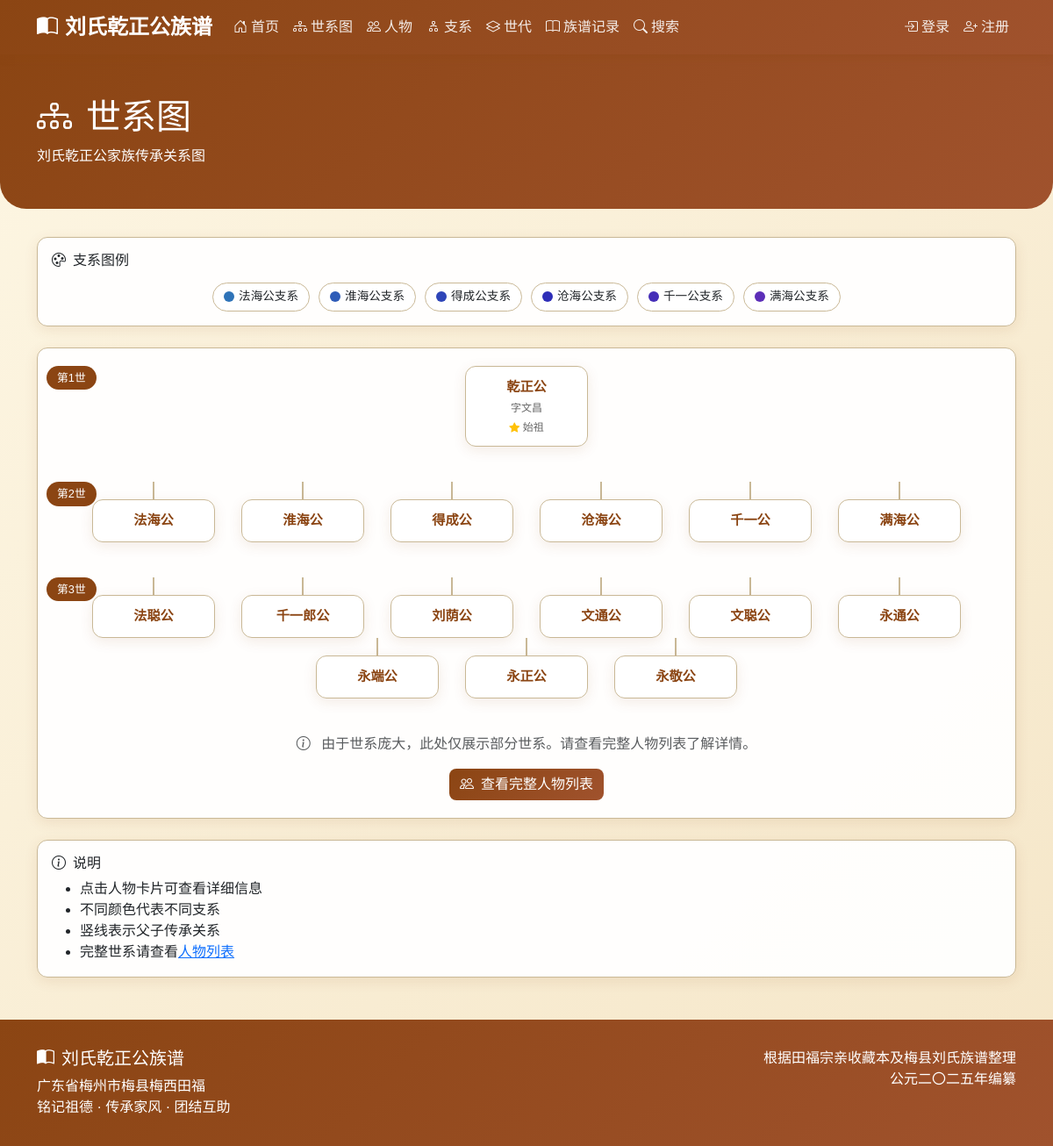
Page /tree/ on the committed database.
### django_backup/genealogy/models.py (models this page shows, shortened)
class Branch(models.Model):
    name = models.CharField(max_length=100, verbose_name='支系名称')
    founder = models.ForeignKey(
        'Person',
        on_delete=models.SET_NULL,
        null=True,
        blank=True,
        related_name='founded_branch',
        verbose_name='开基祖'
    )
    description = models.TextField(blank=True, verbose_name='描述')
    location = models.CharField(max_length=200, blank=True, verbose_name='分布地区')
    class Meta:
        verbose_name = '支系'
        verbose_name_plural = '支系'

class Person(models.Model):
    GENDER_CHOICES = [
        ('M', '男'),
        ('F', '女'),
    ]
    name = models.CharField(max_length=100, verbose_name='姓名')
    courtesy_name = models.CharField(max_length=100, blank=True, verbose_name='字')
    art_name = models.CharField(max_length=100, blank=True, verbose_name='号')
    alias = models.CharField(max_length=100, blank=True, verbose_name='别名')
    generation_char = models.CharField(max_length=10, blank=True, verbose_name='辈份字')
    gender = models.CharField(max_length=1, choices=GENDER_CHOICES, default='M', verbose_name='性别', help_text='性别变动后需要先保存，然后重新加载页面以更新配偶关系选项')
    is_outsider = models.BooleanField(default=False, verbose_name='是否为外族配偶', help_text='外族配偶状态变动后，世代选项会自动更新；若需更新配偶关系选项，请保存并重新加载页面')
    generation = models.ForeignKey(
        Generation,
        on_delete=models.CASCADE,
        related_name='persons',
        verbose_name='世代',
        null=True,
        blank=True
    )
    father = models.ForeignKey(
        'self',
        on_delete=models.SET_NULL,
        null=True,
        blank=True,
        related_name='children_as_father',
        verbose_name='父亲',
        limit_choices_to={'gender': 'M'}
    )
    mother = models.ForeignKey(
        'self',
        on_delete=models.SET_NULL,
        null=True,
        blank=True,
        related_name='children_as_mother',
        verbose_name='母亲',
        limit_choices_to={'gender': 'F'}
    )
    spouses = models.ManyToManyField(
        'self',
        through='SpouseRelation',
        through_fields=('husband', 'wife'),
        symmetrical=False,
        related_name='partners',
        blank=True,
        verbose_name='配偶'
    )
    branch = models.ForeignKey(
        Branch,
        on_delete=models.SET_NULL,
        null=True,
        blank=True,
        related_name='members',
        verbose_name='所属支系'
    )
    birth_year = models.IntegerField(null=True, blank=True, verbose_name='出生年份')
    death_year = models.IntegerField(null=True, blank=True, verbose_name='逝世年份')
    birth_place = models.CharField(max_length=200, blank=True, verbose_name='出生地')
    burial_place = models.CharField(max_length=300, blank=True, verbose_name='葬地')
    burial_fengshui = models.CharField(max_length=200, blank=True, verbose_name='墓形/风水')
    burial_direction = models.CharField(max_length=100, blank=True, verbose_name='坐向')
    biography = models.TextField(blank=True, verbose_name='生平简介')
    achievements = models.TextField(blank=True, verbose_name='主要事迹')
    descendants_location = models.TextField(blank=True, verbose_name='后裔分布')
    notes = models.TextField(blank=True, verbose_name='备注')
    order = models.IntegerField(default=0, verbose_name='排序')
    avatar = models.ImageField(
        upload_to='avatars/',
        blank=True,
        null=True,
        verbose_name='头像',
        validators=[validate_image_extension, validate_file_size]
    )
    related_user = models.OneToOneField(
        User,
        on_delete=models.SET_NULL,
        null=True,
        blank=True,
        related_name='related_person',
        verbose_name='关联用户'
    )
    account_status = models.CharField(
        max_length=20,
        choices=[
            ('active', '激活'),
            ('inactive', '未激活'),
            ('disabled', '禁用'),
        ],
        default='inactive',
        verbose_name='账号状态'
    )
    created_at = models.DateTimeField(auto_now_add=True, verbose_name='创建时间')
    updated_at = models.DateTimeField(auto_now=True, verbose_name='更新时间')
    created_by = models.ForeignKey(
        User,
        on_delete=models.SET_NULL,
        null=True,
        blank=True,
        related_name='created_persons',
        verbose_name='创建者'
    )
    class Meta:
        verbose_name = '人物'
        verbose_name_plural = '人物'
        ordering = ['generation__number', 'order', 'id']
    def get_absolute_url(self):
        return reverse('genealogy:person_detail', kwargs={'pk': self.pk})
    def has_avatar(self):
        """是否有头像"""
        return bool(self.avatar)
    has_avatar.short_description = '有头像'
    has_avatar.boolean = True

### django_backup/genealogy/views.py (the view)
# urls.py: path('tree/', views.GenealogyTreeView.as_view(), name='tree'),
class GenealogyTreeView(TemplateView):
    template_name = 'genealogy/tree.html'
    def get_context_data(self, **kwargs):
        context = super().get_context_data(**kwargs)
        generations = Generation.objects.filter(is_spouse=False).prefetch_related('persons').all()
        context['generations'] = generations
        first_ancestor = Person.objects.filter(generation__number=1).first()
        context['first_ancestor'] = first_ancestor
        branches = Branch.objects.all()
        context['branches'] = branches
        return context

### django_backup/genealogy/models.py (called while the page is built)
    def save(self, *args, **kwargs):
        if not self.visit_date:
            self.visit_date = self.timestamp.date() if self.timestamp else timezone.now().date()
        super().save(*args, **kwargs)

### django_backup/templates/genealogy/tree.html (shortened to what this page needs)
{% extends 'base.html' %}
{% block content %}
<div class="page-header">
    <div class="container">
        <h1 class="serif"><i class="bi bi-diagram-3 me-3"></i>世系图</h1>
        <p class="mb-0">刘氏乾正公家族传承关系图</p>
    </div>
</div>
<div class="container">
    <div class="card mb-4">
        <div class="card-body">
            <h6 class="mb-3"><i class="bi bi-palette me-2"></i>支系图例</h6>
            <div class="branch-legend">
                {% for branch in branches %}
                <div class="branch-item">
                    <div class="branch-color" style="background: hsl({{ forloop.counter|add:20 }}0, 60%, 45%);"></div>
                    <span>{{ branch.name }}</span>
                </div>
                {% endfor %}
            </div>
        </div>
    </div>
    <div class="card">
        <div class="card-body genealogy-tree-container">
            {% if first_ancestor %}
            <div class="tree-level">
                <span class="generation-label">第1世</span>
                <div class="tree-person">
                    <a href="{{ first_ancestor.get_absolute_url }}" class="text-decoration-none">
                        <div class="card">
                            <div class="name">{{ first_ancestor.name }}</div>
                            {% if first_ancestor.courtesy_name %}
                            <div class="info">字{{ first_ancestor.courtesy_name }}</div>
                            {% endif %}
                            <div class="info">
                                <i class="bi bi-star-fill text-warning"></i> 始祖
                            </div>
                        </div>
                    </a>
                </div>
            </div>
            {% with gen2=first_ancestor.children_as_father.all %}
            {% if gen2 %}
            <div class="tree-level">
                <span class="generation-label">第2世</span>
                {% for person in gen2 %}
                <div class="tree-person">
                    <div class="tree-connector-v"></div>
                    <a href="{{ person.get_absolute_url }}" class="text-decoration-none">
                        <div class="card">
                            <div class="name">{{ person.name }}</div>
                        </div>
                    </a>
                </div>
                {% endfor %}
            </div>
            {% endif %}
            {% endwith %}
            <div class="tree-level">
                <span class="generation-label">第3世</span>
                {% for person in first_ancestor.children_as_father.all %}
                    {% for child in person.children_as_father.all|slice:":3" %}
                    <div class="tree-person">
                        <div class="tree-connector-v"></div>
                        <a href="{{ child.get_absolute_url }}" class="text-decoration-none">
                            <div class="card">
                                <div class="name">{{ child.name }}</div>
                            </div>
                        </a>
                    </div>
                    {% endfor %}
                {% endfor %}
            </div>
            <div class="text-center mt-4">
                <p class="text-muted">
                    <i class="bi bi-info-circle me-2"></i>
                    由于世系庞大，此处仅展示部分世系。请查看完整人物列表了解详情。
                </p>
                <a href="{% url 'genealogy:person_list' %}" class="btn btn-primary">
                    <i class="bi bi-people me-2"></i>查看完整人物列表
                </a>
            </div>
            {% else %}
            <div class="text-center py-5">
                <i class="bi bi-diagram-3" style="font-size: 5rem; color: #ddd;"></i>
                <p class="mt-3 text-muted">暂无世系数据</p>
            </div>
            {% endif %}
        </div>
    </div>
    <div class="card mt-4">
        <div class="card-body">
            <h6><i class="bi bi-info-circle me-2"></i>说明</h6>
            <ul class="mb-0">
                <li>点击人物卡片可查看详细信息</li>
                <li>不同颜色代表不同支系</li>
                <li>竖线表示父子传承关系</li>
                <li>完整世系请查看<a href="{% url 'genealogy:person_list' %}">人物列表</a></li>
            </ul>
        </div>
    </div>
</div>
{% endblock %}

### django_backup/templates/base.html (style rules this page uses)
:root { --primary-color: #8B4513; --secondary-color: #A0522D; --accent-color: #CD853F; --light-bg: #FDF6E3; --dark-text: #3D2914; --border-color: #C9B896; }
body { font-family: 'Microsoft YaHei', 'PingFang SC', 'Hiragino Sans GB', 'Noto Sans SC', sans-serif; background: linear-gradient(135deg, #FDF6E3 0%, #F5E6C8 100%); min-height: 100vh; color: var(--dark-text); }
h1, h2, h3, h4, h5, h6, .serif { font-family: 'SimSun', 'Songti SC', 'STSong', 'Noto Serif SC', serif; }
.card { background: rgba(255, 255, 255, 0.95); border: 1px solid var(--border-color); border-radius: 12px; box-shadow: 0 4px 15px rgba(139, 69, 19, 0.1); transition: all 0.3s; }
.btn-primary { background: linear-gradient(135deg, var(--primary-color) 0%, var(--secondary-color) 100%); border: none; border-radius: 8px; }
.page-header { background: linear-gradient(135deg, var(--primary-color) 0%, var(--secondary-color) 100%); color: white; padding: 3rem 0; margin-bottom: 2rem; border-radius: 0 0 30px 30px; }
.tree-level { display: flex; justify-content: center; margin-bottom: 30px; flex-wrap: wrap; }
.tree-person { display: inline-block; margin: 5px 10px; text-align: center; }
.tree-person .card { padding: 10px 15px; min-width: 120px; }
.tree-person .name { font-weight: 600; color: var(--primary-color); }

### django_backup/templates/genealogy/tree.html (style rules this page uses)
.genealogy-tree-container { overflow-x: auto; padding: 20px 0; }
.tree-level { display: flex; justify-content: center; align-items: flex-start; margin-bottom: 40px; position: relative; }
.tree-person { display: flex; flex-direction: column; align-items: center; margin: 0 15px; position: relative; }
.tree-person .card { min-width: 140px; padding: 12px; text-align: center; cursor: pointer; transition: all 0.3s; z-index: 2; }
.tree-person .name { font-weight: 600; color: var(--primary-color); font-size: 0.95rem; }
.tree-person .info { font-size: 0.75rem; color: #666; margin-top: 4px; }
.tree-connector-v { width: 2px; height: 20px; background: var(--border-color); }
.generation-label { position: absolute; left: 10px; background: var(--primary-color); color: white; padding: 4px 12px; border-radius: 15px; font-size: 0.8rem; }
.branch-legend { display: flex; flex-wrap: wrap; gap: 10px; justify-content: center; }
.branch-item { display: flex; align-items: center; gap: 5px; padding: 5px 12px; background: white; border-radius: 20px; border: 1px solid var(--border-color); font-size: 0.85rem; }
.branch-color { width: 12px; height: 12px; border-radius: 50%; }

### rows in the picture
Branch: name "法海公支系"
Branch: name "淮海公支系"
Branch: name "得成公支系"
Branch: name "沧海公支系"
Branch: name "千一公支系"
Branch: name "满海公支系"
Person: name "乾正公", courtesy_name "文昌"
Person: name "法海公"
Person: name "淮海公"
Person: name "得成公"
Person: name "沧海公"
Person: name "千一公"
Person: name "满海公"
Person: name "法聪公"
Person: name "千一郎公"
Person: name "刘荫公"
Person: name "文通公"
Person: name "文聪公"
Person: name "永通公"
Person: name "永端公"
Person: name "永正公"
Person: name "永敬公"
